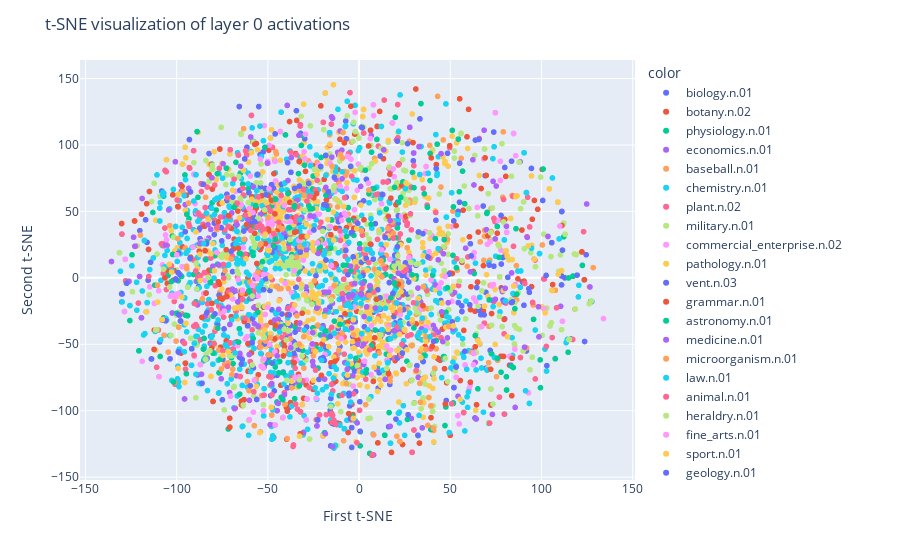

This figure's notebook cell:
### Code cell
def visualize_tsne(dataframe, layer_number, col):
    fig = px.scatter(x=dataframe['x_layer'+str(layer_number)], y=dataframe['y_layer'+str(layer_number)], color=dataframe[col], hover_name=dataframe['lemma'])
    fig.update_layout(
        title="t-SNE visualization of layer "+str(layer_number)+" activations",
        xaxis_title="First t-SNE",
        yaxis_title="Second t-SNE",
    )
    fig.show()

domain_df = analyzable_df.loc[analyzable_df['domain']!='None']

visualize_tsne(domain_df[0:5000], 0, 'domain')
